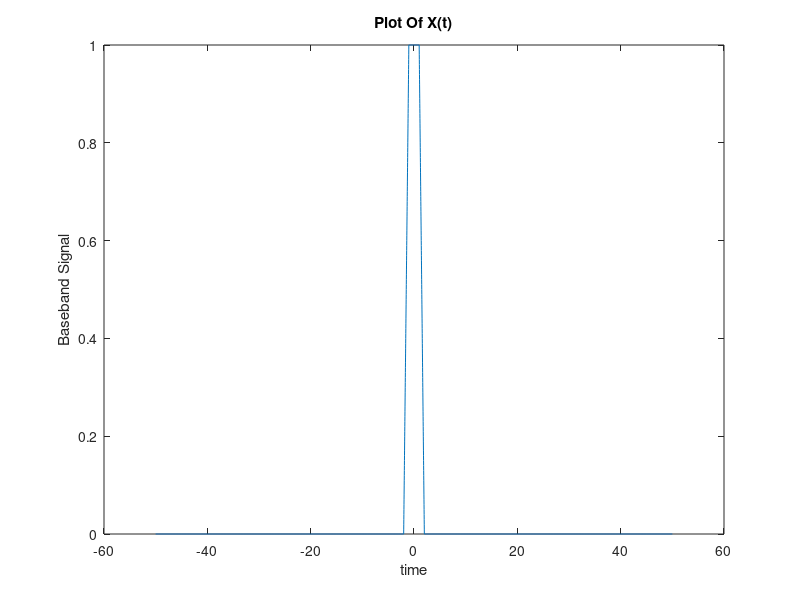
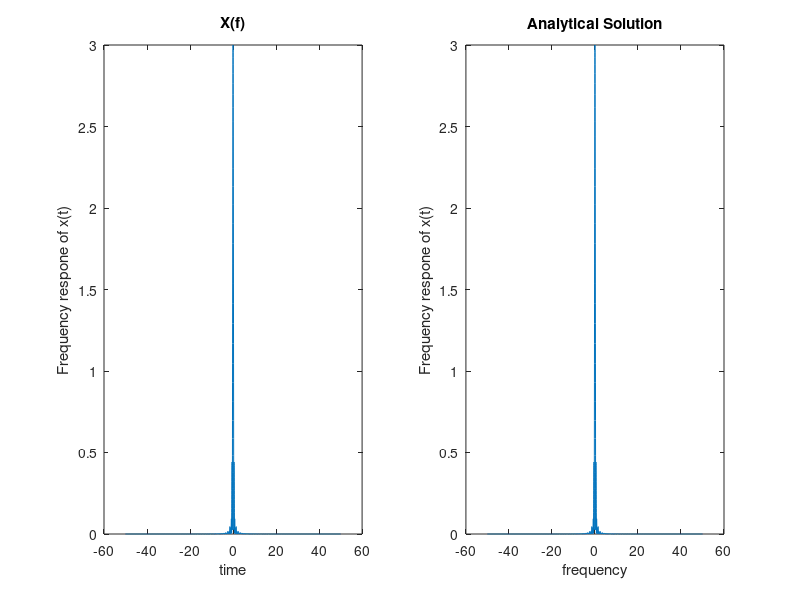
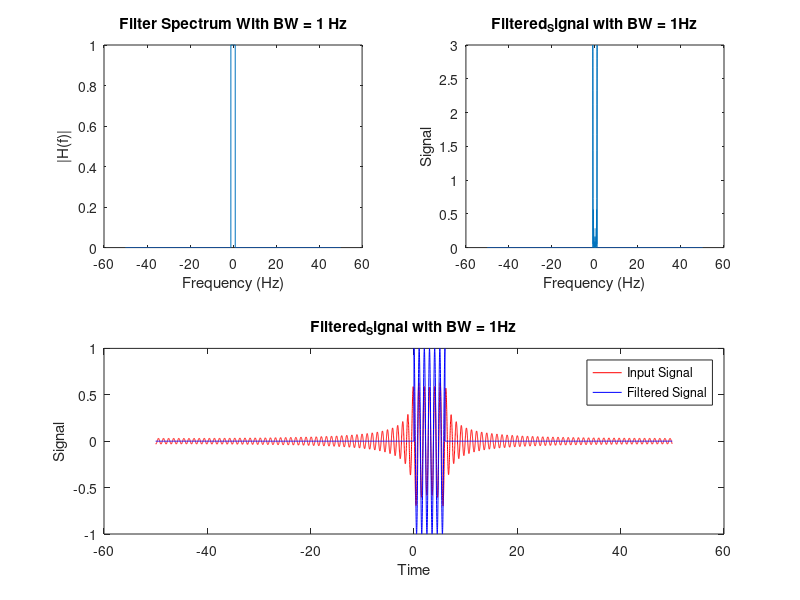
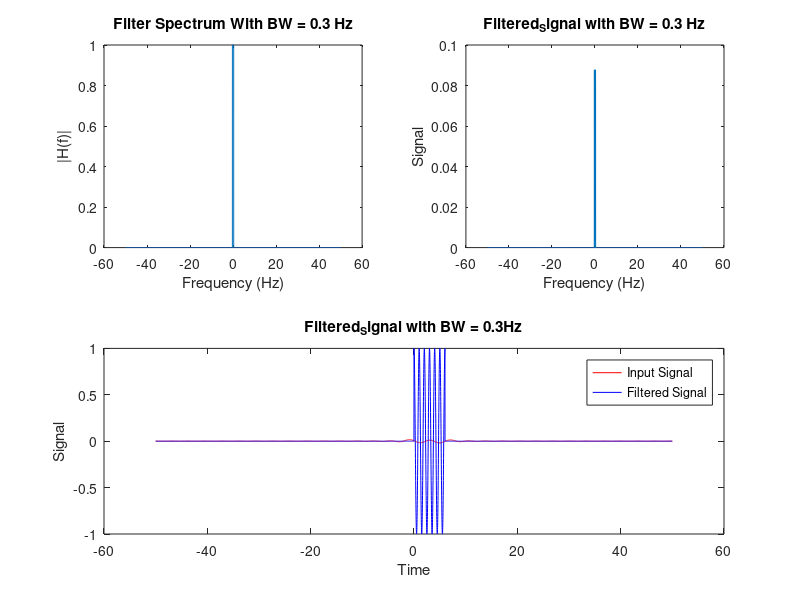

MATLAB code to generate these figures, in order:
clc;
clear;
close all
%%%%%%%%%%%%%%%%%%%%%%%%%%%    Time Domain    %%%%%%%%%%%%%%%%%%%%%%%%%%%%%

ts = 0.01;                                          % Time step
T = 100;                                            % simulation time
N = ceil(T/ts);                                     % number of time samples
t = -(N/2)*ts : ts : ((N-1)/2)*ts;                  % time vector

%%%%%%%%%%%%%%%%%%%%%%%%%%%  frequency domain  %%%%%%%%%%%%%%%%%%%%%%%%%%%%

fs = 100;                                           % 1/ts
df = 0.01;                                          % fs/N
if (rem(N,2)==0)
  f = -(0.5*fs): df : (0.5*fs-df);
else
  f = -(0.5*fs-0.5*df): df : (0.5*fs-0.5*df);
end

%%%%%%%%%%%%%%%%%%%%%%%%%%%%%%%%%%%%%%%%%%%%%%%%%%%%%%%%%%%%%%%%%%%%%%%%%%%
%%%%%%%%%%%%%%%%%%%%%%%%%%%%%%%% Part 1 %%%%%%%%%%%%%%%%%%%%%%%%%%%%%%%%%%%
%%%%%%%%%%%%%%%%%%%%%%%%%%%%%%%%%%%%%%%%%%%%%%%%%%%%%%%%%%%%%%%%%%%%%%%%%%%

%%%%%%%%%%%%%%%%%%%%%%%%%%%  BaseBand Signal  %%%%%%%%%%%%%%%%%%%%%%%%%%%%%

x = zeros(size(t));
x(t >= -2 & t < -1) = t(t >= -2 & t < -1)+2;        % m(t) = t+2 for the range -2 <= t <=-1
x(t >= -1 & t <= 1) = 1;                            % m(t) = 1   for the range -1 <= t <= 1
x(t > 1 & t <= 2) = -t(t > 1 & t <= 2)+2;           % m(t) =-t+2 for the range  1 <= t <= 2

figure(1)                                           % Plot Of X(t)
plot(t,x);
xlabel('time');
ylabel('Baseband Signal');
title('Plot Of X(t)');

%%%%%%%%%%%%%%%%%  frequency respone of base band signal  %%%%%%%%%%%%%%%%%

X = fftshift(fft(x))*ts;                             % Practical Expression
Analytical = -3 * sinc(f) .* sinc(3*f);              % Analytical Expression

%%%%%%%%%%%%%%%%%%%%%%%%%%%%%%    plotting   %%%%%%%%%%%%%%%%%%%%%%%%%%%%%%

figure(2)
subplot(1,2,1)
plot(f,abs(X));
xlabel('time');
ylabel('Frequency respone of x(t)');
title('X(f)');
subplot(1,2,2)
plot(f,abs(Analytical));
xlabel('frequency');
ylabel('Frequency respone of x(t)');
title('Analytical Solution');


%%%%%%%%%%%%%%%%%%%%%%%%        Bandwidth       %%%%%%%%%%%%%%%%%%%%%%%%%%%

Total_Energy_in_Freq = sum(abs(X).^2)*df;      % ∑ M^2 df
zero_freq = find(f==0);                        % since the spectrum is even around the y-axis, 
                                               % we need to find the component number in the middle at f==0
Energy_accumulator=0;
for(index = zero_freq : length(f) )
  Energy_accumulator =  Energy_accumulator + (abs(X(index)).^2)*df;     % accumulating the energy of all components until we reach the end of the spectrum
  if(Energy_accumulator >= (0.95/2)*Total_Energy_in_Freq)               % 0.95/2 because we are calculating the power of the right half of the spectrum so the total power is expected to be 50%
    Bandwidth = f(index)
    break
  end
end

%%%%%%%%%%%%%%%%%%%%%%   Ideal LowPass Filter BW=1HZ   %%%%%%%%%%%%%%%%%%%%

H1 = zeros(size(f));
H1 = abs(f)<(1+df);
Filtered_Signal1 = X.*H1;
filtered_signal1= real(ifft(ifftshift(Filtered_Signal1) /ts));

figure(3)
subplot(2,2,1)
plot(f,abs(H1))
xlabel('Frequency (Hz)')
ylabel('|H(f)|')
title('Filter Spectrum With BW = 1 Hz')
subplot(2,2,2)
plot(f,abs(Filtered_Signal1))
xlabel('Frequency (Hz)')
ylabel('Signal')
title('Filtered_Signal with BW = 1Hz')
subplot(2,1,2)
plot(t,filtered_signal1,'r',t,x,'b');
xlabel('Time')
ylabel('Signal')
title('Filtered_Signal with BW = 1Hz')
legend('Input Signal','Filtered Signal')

%%%%%%%%%%%%%%%%%%%%%   Ideal LowPass Filter BW=0.3HZ   %%%%%%%%%%%%%%%%%%%

H2 = zeros(size(Analytical));
H2 = abs(f)<(0.3+df);
Filtered_Signal2 = X.*H2;
filtered_signal2= real(ifft(ifftshift(Filtered_Signal1) /ts));

figure(4)
subplot(2,2,1)
plot(f,abs(H2))
xlabel('Frequency (Hz)')
ylabel('|H(f)|')
title('Filter Spectrum With BW = 0.3 Hz')
subplot(2,2,2)
plot(f,abs(Filtered_Signal2))
xlabel('Frequency (Hz)')
ylabel('Signal')
title('Filtered_Signal with BW = 0.3 Hz')
subplot(2,1,2)
plot(t,filtered_signal2,'r',t,x,'b');
xlabel('Time')
ylabel('Signal')
title('Filtered_Signal with BW = 0.3Hz')
legend('Input Signal','Filtered Signal')

%%%%%%%%%%%%%%%%%%%%%%%%%%%%%%%%%%%%%%%%%%%%%%%%%%%%%%%%%%%%%%%%%%%%%%%%%%%
%%%%%%%%%%%%%%%%%%%%%%%%%%%%%% Part2 %%%%%%%%%%%%%%%%%%%%%%%%%%%%%%%%%%%%%%
%%%%%%%%%%%%%%%%%%%%%%%%%%%%%%%%%%%%%%%%%%%%%%%%%%%%%%%%%%%%%%%%%%%%%%%%%%%

%%%%%%%%%%%%%%%%%%%%%%%%%%%  BaseBand Signal  %%%%%%%%%%%%%%%%%%%%%%%%%%%%%

m = zeros(size(t));
m(t >= 0 & t< 6) = cos( 2*pi*t(t >= 0 & t < 6));  % m(t) = cos(2*pi*t) 0<= t <= 6
figure(7)
plot(t,m);
xlabel('time(sec)');
ylabel('Baseband Signal m(t)');
title('Plot Of m(t)');

%%%%%%%%%%%%%%%%%  frequency respone of base band signal  %%%%%%%%%%%%%%%%%

M = fftshift(fft(m))*ts;
Analyticalm = 3*sinc(6*(f-1))+3*sinc(6*(f+1)) ;

%%%%%%%%%%%%%%%%%%%%%%%%%%%%%%    plotting   %%%%%%%%%%%%%%%%%%%%%%%%%%%%%%

figure(5)
subplot(1,2,1)
plot(f,abs(M));
xlabel('Frequency Hz');
ylabel('Frequency respone of m(t)');
title('M(f)');
subplot(1,2,2)
plot(f,abs(Analyticalm));
xlabel('Frequency HZ');
ylabel('Frequency respone of m(t)');
title('Analytical Solution');

%%%%%%%%%%%%%%%%%%%%%%%%%        Bandwidth       %%%%%%%%%%%%%%%%%%%%%%%%%%

Total_Energy_in_Freq = sum(abs(M).^2)*df;                  % ∑ M^2 df

zero_freq = find(f==0);                                                     
Energy_accumulator=0;
for(index = zero_freq : length(f) )
  Energy_accumulator =  Energy_accumulator + (abs(M(index)).^2)*df;  
  if(Energy_accumulator >= (0.95/2)*Total_Energy_in_Freq); 
    Bandwidthm = f(index)
    break
  end
end

%%%%%%%%%%%%%%%%%%%%%%   Ideal LowPass Filter BW=1HZ   %%%%%%%%%%%%%%%%%%%%

H1 = zeros(size(f));
H1 = abs(f)<(1+df);
Filtered_Signal3 = M.*H1;
filtered_signal3= real(ifft(ifftshift(Filtered_Signal3) /ts));

figure(3)
subplot(2,2,1)
plot(f,abs(H1))
xlabel('Frequency (Hz)')
ylabel('|H(f)|')
title('Filter Spectrum With BW = 1 Hz')
subplot(2,2,2)
plot(f,abs(Filtered_Signal3))
xlabel('Frequency (Hz)')
ylabel('Signal')
title('Filtered_Signal with BW = 1Hz')
subplot(2,1,2)
plot(t,filtered_signal3,'r',t,m,'b');
xlabel('Time')
ylabel('Signal')
title('Filtered_Signal with BW = 1Hz')
legend('Input Signal','Filtered Signal')

%%%%%%%%%%%%%%%%%%%%%   Ideal LowPass Filter BW=0.3HZ   %%%%%%%%%%%%%%%%%%%

H2 = zeros(size(Analytical));
H2 = abs(f)<(0.3+df);
Filtered_Signal4 = M.*H2;
filtered_signal4= real(ifft(ifftshift(Filtered_Signal4) /ts));

%%%%%%%%%%%%%%%%%%%%%%%%%%%%%%% Plotting %%%%%%%%%%%%%%%%%%%%%%%%%%%%%%%%%%

figure(4)
subplot(2,2,1)
plot(f,abs(H2))
xlabel('Frequency (Hz)')
ylabel('|H(f)|')
title('Filter Spectrum With BW = 0.3 Hz')
subplot(2,2,2)
plot(f,abs(Filtered_Signal4))
xlabel('Frequency (Hz)')
ylabel('Signal')
title('Filtered_Signal with BW = 0.3 Hz')
subplot(2,1,2)
plot(t,filtered_signal4,'r',t,m,'b');
xlabel('Time')
ylabel('Signal')
title('Filtered_Signal with BW = 0.3Hz')
legend('Input Signal','Filtered Signal')


%%%%%%%%%%%%%%%%%%%%%%%%%%%%%%%%%%%%%%%%%%%%%%%%%%%%%%%%%%%%%%%%%%%%%%%%%%%
%%%%%%%%%%%%%%%%%%%%%%% FDM MODULATION SCHEME %%%%%%%%%%%%%%%%%%%%%%%%%%%%%
%%%%%%%%%%%%%%%%%%%%%%%%%%%%%%%%%%%%%%%%%%%%%%%%%%%%%%%%%%%%%%%%%%%%%%%%%%%

%%%%%%%%%%%%%%%%%%%%%%%%%% Signal 1 (DSB-SC) %%%%%%%%%%%%%%%%%%%%%%%%%%%%%%

fc1=20;                                                 % Carrier Freq 1
c1= cos(2*pi*fc1*t);                                    % Carrier Signal 1
s1 = filtered_signal1 .*c1                              % modulated x(t)
S1= fftshift(fft(s1))*ts;                               % Transform of S1
F1= zeros(size(s1));                                    % BPF FOR X(T)
F1= ((abs(f) > (18.5-df )) & ((21.5+df) > abs(f)));     % FROM 18.5 TO 21.5 FOR X(T)
tx_s1 = real(ifft(ifftshift(S1.*F1) / ts));    % s1 in time domain

%%%%%%%%%%%%%%%%%%%%%%%%%%   Signal 2 (SSB) %%%%%%%%%%%%%%%%%%%%%%%%%%%%%%%

fc2=25.5;                                               % Carrier Freq 2
c2= cos(2*pi*fc2*t);                                    % Carrier Signal 2

s2 = m .*c2;                                            % modulated m(t)
S2=fftshift(fft(s2))*ts;                                % Transform of S2

F2= zeros(size(s2));                                    % BPF FOR M(T)
F2 = ((abs(f) > (25.5-df)) & ((27 + df) > abs(f)));     % FROM 25.5 TO 27 FOR SSB

tx_s2 = real(ifft(ifftshift(S2.*F2) / ts));    % s2 in time domain

%%%%%%%%%%%%%%%%%%%%%%%%%%%%%%% S1 + S2 %%%%%%%%%%%%%%%%%%%%%%%%%%%%%%%%%%%

tx_s=tx_s1+tx_s2;            %  s1 + S2 in time domain
TX_S= fftshift(fft(tx_s))*ts;         %  frequency spectrum of (s1 + s2)

%%%%%%%%%%%%%%%%%%%%%%%%%%%%%%% Plotting %%%%%%%%%%%%%%%%%%%%%%%%%%%%%%%%%%

figure(5)       
subplot(2,1,1)
plot(t,tx_s);
xlabel('Time (sec)');
ylabel('Time respone of Transmitted s(t)');
title(' s1(t) + s2(t) ');
subplot(2,1,2)
plot(f,abs(TX_S));
xlabel('Frequency HZ');
ylabel('Frequency respone of Transmitted s(t)');
title(' s1(F) + s2(F) ');

%%%%%%%%%%%%%%%%%%%%%%%%  Coherent Demodulator  %%%%%%%%%%%%%%%%%%%%%%%%%%%

Filter= zeros(size(TX_S));                      % LPF for demodulating
Filter= abs(f)<=1.5+df;                                  % 1.5 as band width = 3

RX_S1=fftshift(fft(tx_s.*c1))*ts.*Filter; % recieved S1 AFTER LPF
rx_s1 = real(ifft(ifftshift(RX_S1) /ts));    % s1 in time domain

RX_S2=fftshift(fft(tx_s.*c2))*ts.*Filter; % Recieved s2 after lpf
rx_s2 = real(ifft(ifftshift(RX_S2) /ts));    % s2 in time domain

%%%%%%%%%%%%%%%%%%%%%%%%%%%%%%% Plotting %%%%%%%%%%%%%%%%%%%%%%%%%%%%%%%%%%

figure(6)
subplot(2,2,1)
plot(t, rx_s1/max(rx_s1), 'b-', t, filtered_signal1/max(filtered_signal1), 'r-');
legend("Recieved Signal","Input Signal");
xlabel('Time (sec)');
ylabel('Normalized Time respone of Recieved and input signals');
title(' s1(t)/filtered signal(t) ');
subplot(2,2,2)
plot(t, rx_s2/max(rx_s2), 'b-', t, m/max(m), 'r-');
legend("Recieved Signal","Input Signal");
xlabel('Time (sec)');
ylabel('Normalized Time respone of Recieved and input signals');
title(' s2(t)/m(t) ');
subplot(2,2,3)
plot(f, abs(RX_S1)/max(abs(RX_S1)), 'b-', f, abs(Filtered_Signal1)/max(abs(Filtered_Signal1)), 'r-');
legend("Recieved Signal","Input Signal");
xlabel('Frequency (HZ)');
ylabel('Normalized Frequency respone of Recieved and input signals');
title(' S1(F)/Filtered Signal (F) ');
subplot(2,2,4)
plot(f, abs(RX_S2)/max(abs(RX_S2)), 'b-', f, abs(M)/max(abs(M)), 'r-');
legend("Recieved Signal","Input Signal");
xlabel('Frequency (HZ)');
ylabel('Normalized Frequency respone of Recieved and input signals');
title(' S2(F)/M(F) ');
